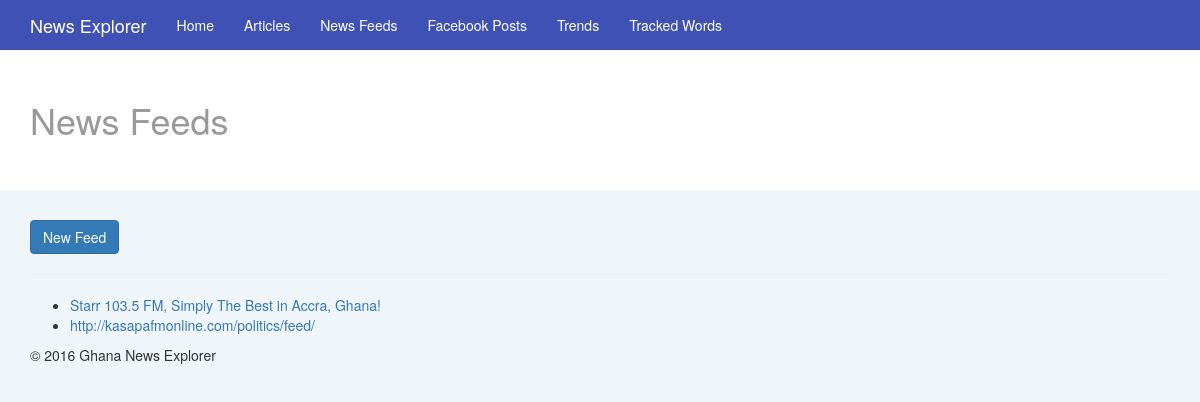
The page /news/feeds/ on the database as committed earlier.
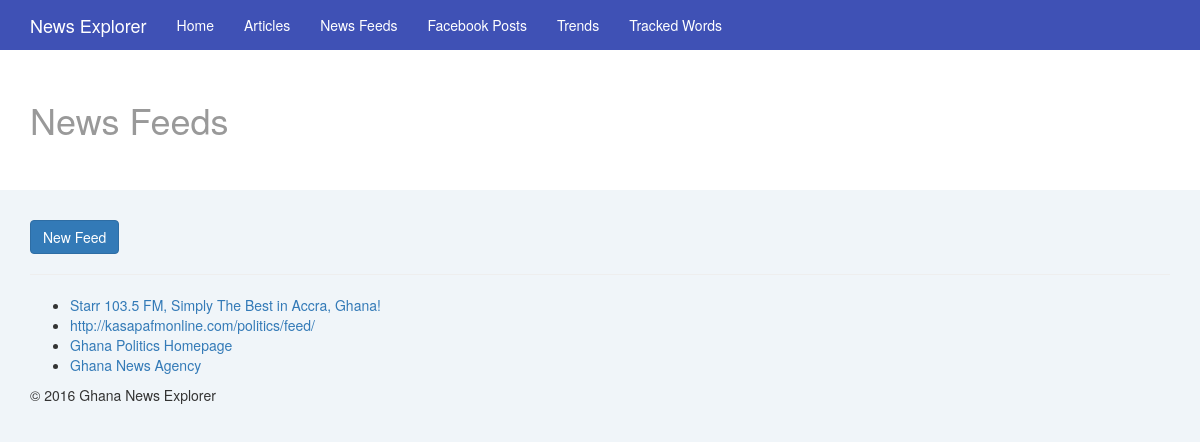
The same page on the database as committed later.
### news/models.py (models this page shows, shortened)
class Feed(models.Model):
    title = models.CharField(max_length=200)
    url = models.URLField(unique=True)
    is_active = models.BooleanField(default=False)

### news/views/feeds_views.py (the view)
def feeds_list(request):
    feeds = Feed.objects.all()
    return render(request, 'news/feeds_list.html', {'feeds': feeds})

### news/templates/news/feeds_list.html
{% extends 'news/base.html' %}
{% block content %}
    <div class="jumbotron">
        <div class="container">
            <h1>News Feeds</h1>
        </div>
    </div>
    <div class="container">
        <a href="{% url 'feed_new' %}" class="btn btn-primary">New Feed</a>
        <hr>
        <ul>
            {% for feed in feeds %}
                <li><a href="{{ feed.url }}">{{ feed.title }}</a></li>
            {% endfor %}
        </ul>
        <footer>
            <p>&copy; 2016 Ghana News Explorer</p>
        </footer>
    </div>
{% endblock %}

### news/templates/news/base.html (shortened to what this page needs)
<!DOCTYPE html>
<html lang="en">
<head>
{% load staticfiles %}
    <link rel="stylesheet" href="{% static 'css/app.css' %}">
    <link href="https://maxcdn.bootstrapcdn.com/bootstrap/3.3.6/css/bootstrap.min.css" rel="stylesheet">
</head>
<body>
<nav class="navbar navbar-inverse navbar-fixed-top">
    <div class="container">
        <div class="navbar-header">
            <a class="navbar-brand" href="{% url 'homepage' %}">News Explorer</a>
        </div>
        <div id="navbar" class="navbar-collapse collapse">
            <ul class="nav navbar-nav">
                <li><a href="{% url 'homepage' %}">Home</a></li>
                <li><a href="{% url 'articles_list' %}">Articles</a></li>
                <li><a href="{% url 'feeds_list' %}">News Feeds</a></li>
                <li><a href="{% url 'facebook_posts' %}">Facebook Posts</a></li>
                <li><a href="{% url 'nltk' %}">Trends</a></li>
                <li><a href="{% url 'tracked_words' %}">Tracked Words</a></li>
            </ul>
        </div>
    </div>
</nav>
{% block content %}
{% endblock %}
<link rel="stylesheet" type="text/css" href="//cdn.jsdelivr.net/bootstrap.daterangepicker/2/daterangepicker.css"/>
</body>
</html>

### static/css/app.css (style rules this page uses)
body { background: #F0F5F9 !important; }
.navbar-inverse { background: #3F51B5 !important; color: #fff !important; border-bottom: none !important; }
.navbar-inverse a { color: #fff !important; }
.jumbotron { background: #fff !important; color: #999 !important; padding: 80px 0 40px !important; }
.jumbotron h1 { font-size: 36px !important; }

Rows that differ between the two databases and show on the page:
added Feed: title "Ghana Politics Homepage"
added Feed: title "Ghana News Agency"
